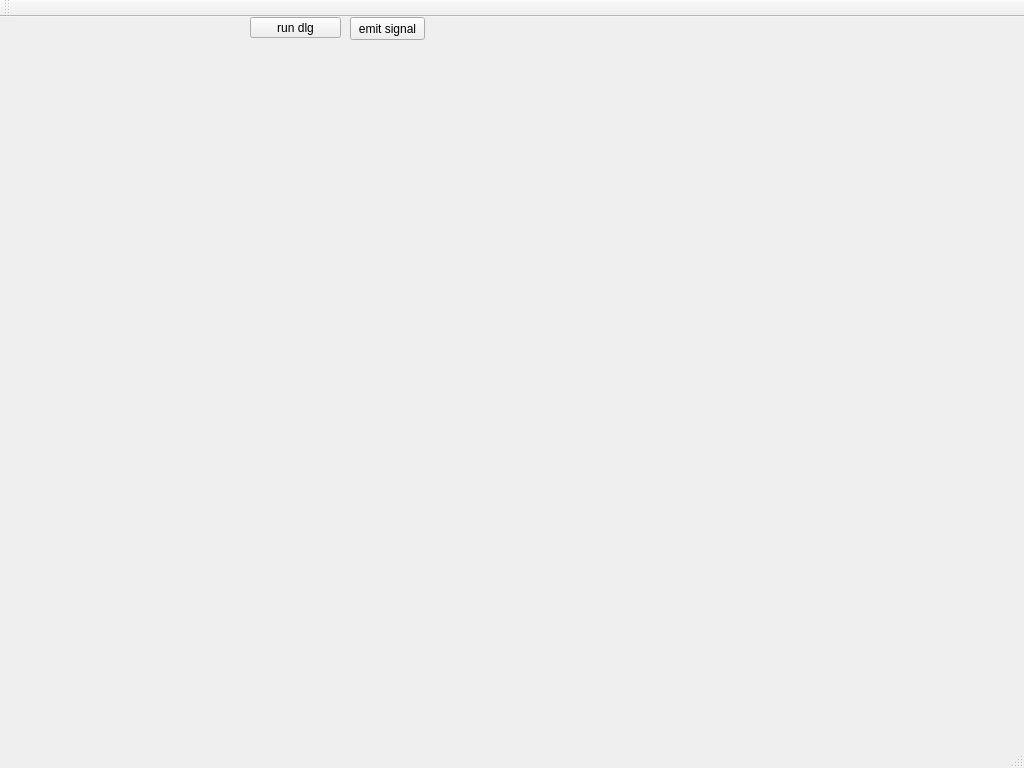
<?xml version="1.0" encoding="UTF-8"?>
<ui version="4.0">
 <class>MainWindow</class>
 <widget class="QMainWindow" name="MainWindow">
  <property name="geometry">
   <rect>
    <x>0</x>
    <y>0</y>
    <width>1024</width>
    <height>768</height>
   </rect>
  </property>
  <property name="windowTitle">
   <string>MainWindow</string>
  </property>
  <widget class="QWidget" name="centralWidget">
   <widget class="QPushButton" name="pushButton">
    <property name="geometry">
     <rect>
      <x>250</x>
      <y>0</y>
      <width>91</width>
      <height>21</height>
     </rect>
    </property>
    <property name="text">
     <string>run dlg</string>
    </property>
   </widget>
   <widget class="QPushButton" name="pushButton_signal">
    <property name="geometry">
     <rect>
      <x>350</x>
      <y>0</y>
      <width>75</width>
      <height>23</height>
     </rect>
    </property>
    <property name="text">
     <string>emit signal</string>
    </property>
   </widget>
  </widget>
  <widget class="QMenuBar" name="menuBar">
   <property name="geometry">
    <rect>
     <x>0</x>
     <y>0</y>
     <width>1024</width>
     <height>21</height>
    </rect>
   </property>
  </widget>
  <widget class="QToolBar" name="mainToolBar">
   <attribute name="toolBarArea">
    <enum>TopToolBarArea</enum>
   </attribute>
   <attribute name="toolBarBreak">
    <bool>false</bool>
   </attribute>
  </widget>
  <widget class="QStatusBar" name="statusBar"/>
 </widget>
 <layoutdefault spacing="6" margin="11"/>
 <resources/>
 <connections/>
</ui>
